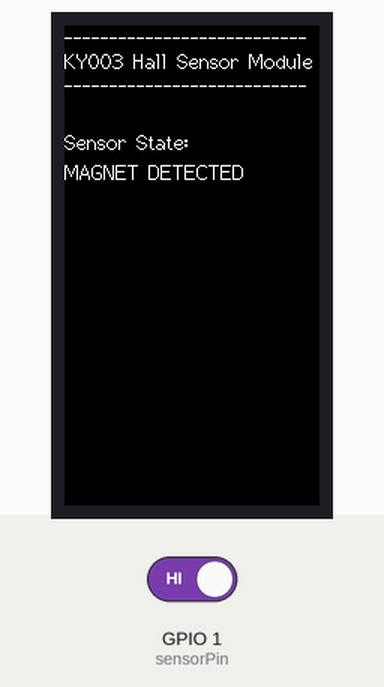
This program was run on a simulated ESP32-S3. Shown: 170×320 colour display. The inputs (shaded band) are chosen by the test bench; at power-on: GPIO 1 (sensorPin) HIGH.

Above: at 1.4 s.
1.5 s: GPIO 1 (sensorPin) driven LOW
At 2.2 s:
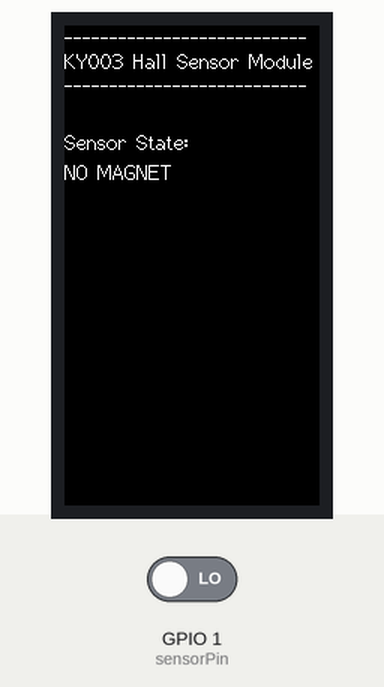
Timing chart, 0 to 4.5 s (numbered marks = the images above; inputs shaded):
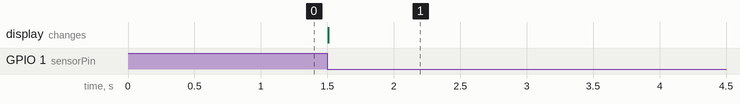

Measured:
- after the input at 1.5 s, the display: changes at once (image 1)

The program:

main.cpp
```cpp
/*************************************************************************************************************
* LILYGO T-Display-S3 KY-003 Hall Magnetic Sensor Module Project
*
* This code reads the digital signal from the KY-003 module and displays the sensor state on the
*  built-in screen of the LilyGO T-Display-S3 using the TFT_eSPI library.
* The screen is only updated if there is a change in the sensor state.
*
* Pin Connections:
*  - KY-003 VCC  -> 3.3V
*  - KY-003 GND  -> GND
*  - KY-003 D0   -> GPIO1
*
* KY-003 Specifications:
*  - Operating Voltage: 3.3V to 5.5V
*  - Operating Temperature: -40°C to 85°C
*  - Output: Digital
*
* Notes:
*  - Signal on GPIO1 is active low, this means that when a magnetic field is detected, there is 0V
*    on the pin. If no magnetic field is detected, there is 3.3V on the pin. We start with sensor state HIGH.
*************************************************************************************************************/

/*************************************************************
******************* INCLUDES & DEFINITIONS *******************
**************************************************************/

#include <Arduino.h>
#include <TFT_eSPI.h>

// TFT_eSPI
TFT_eSPI tft = TFT_eSPI();

// Pin definitions
const int sensorPin = 1;   // digital pin for Hall sensor

// Global variables
int sensorState = HIGH;      // current sensor state (active low, so default is HIGH)
int lastSensorState = HIGH;  // previous sensor state
bool redrawRequired = true;  // flag to redraw the screen


/*************************************************************
********************** HELPER FUNCTIONS **********************
**************************************************************/

// Function to draw static elements on the TFT screen
void drawStaticElements() {
  // Clear the screen and set text properties
  tft.fillScreen(TFT_BLACK);
  tft.setTextFont(2);
  tft.setTextColor(TFT_WHITE, TFT_BLACK);

  // Reset cursor to the top-left corner
  tft.setCursor(0, 0);

  // Display header
  tft.println("---------------------------");
  tft.println("KY003 Hall Sensor Module");
  tft.println("---------------------------");

  // Display static labels
  tft.setCursor(0, 70); // position for sensor state label
  tft.print("Sensor State:");
}

// Function to update dynamic elements on the TFT screen
void updateDynamicElements() {
  // Update sensor state
  tft.setCursor(0, 90);                  // position for sensor state value (below the label)
  tft.print("                        "); // clear previous value (24 spaces = entire line)
  tft.setCursor(0, 90);                  // reset cursor
  tft.print(sensorState == HIGH ? "MAGNET DETECTED" : "NO MAGNET");
}


/*************************************************************
*********************** MAIN FUNCTIONS ***********************
**************************************************************/

// SETUP
void setup() {
  // Set pin modes with internal pull-up resistor enabled
  pinMode(sensorPin, INPUT_PULLUP); // enable internal pull-up resistor

  // Initialize the TFT display
  tft.init();
  tft.setRotation(0);                     // adjust rotation (0 & 2 portrait | 1 & 3 landscape)
  tft.fillScreen(TFT_BLACK);              // black background
  tft.setTextFont(2);                     // set the font size
  tft.setTextColor(TFT_WHITE, TFT_BLACK); // set text colour (white) and background colour (black)

  // Draw static elements once
  drawStaticElements();

  // Initial display update
  redrawRequired = true; // update display
}


// MAIN LOOP
void loop() {
  // Read the current sensor state
  int reading = digitalRead(sensorPin);

  // Check if the sensor state has changed
  if (reading != lastSensorState) {
    sensorState = reading;          // update the sensor state
    redrawRequired = true;          // flag to update the display
    lastSensorState = reading;      // save the current reading
  }

  // Update the display if the sensor state has changed
  if (redrawRequired) {
    updateDynamicElements();
    redrawRequired = false; // reset the flag
  }

  delay(1); // slow down the loop to save CPU cycles
}
```
